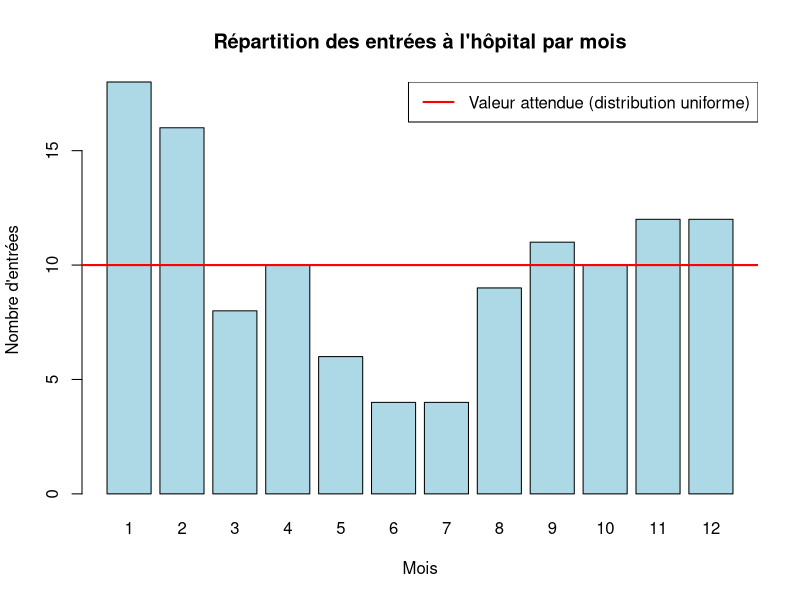

Generate this figure with R:
# https://github.com/BreizhHardware/TD-R/tree/main/TP6

# Données du problème
mois <- 1:12
admissions <- c(18, 16, 8, 10, 6, 4, 4, 9, 11, 10, 12, 12)
n_total <- sum(admissions)

# Test d'ajustement du chi-deux
# H0: Distribution uniforme (entrées réparties au hasard)
# H1: Distribution non uniforme (certains mois plus propices)

# Valeurs attendues sous H0 (distribution uniforme)
attendues <- rep(n_total / 12, 12)  # 10 admissions par mois

# Niveau de risque
alpha <- 0.01

# Calcul du chi-deux
chi_2 <- sum((admissions - attendues)^2 / attendues)

# Degrés de liberté
df <- 12 - 1

# Valeur critique
val_critique <- qchisq(1 - alpha, df)

# p-value
p_value <- pchisq(chi_2, df, lower.tail = FALSE)

# Affichage des résultats
cat("Analyse de la répartition des entrées à l'hôpital par mois\n")
cat("--------------------------------------------------------\n")
cat(sprintf("Nombre total d'admissions: %d\n", n_total))
cat(sprintf("Statistique du chi-deux calculée: %.4f\n", chi_2))
cat(sprintf("Degrés de liberté: %d\n", df))
cat(sprintf("Valeur critique (α = %.2f): %.4f\n", alpha, val_critique))
cat(sprintf("p-value: %.4f\n", p_value))

# Conclusion
cat("\nConclusion:\n")
if (chi_2 > val_critique) {
  cat(sprintf("Comme χ² = %.4f > %.4f et p-value = %.4f < %.2f, nous rejetons H0.\n",
              chi_2, val_critique, p_value, alpha))
  cat("On peut affirmer, avec un risque de 1%, que les entrées ne se font pas au hasard dans l'année.\n")
} else {
  cat(sprintf("Comme χ² = %.4f < %.4f et p-value = %.4f > %.2f, nous ne pouvons pas rejeter H0.\n",
              chi_2, val_critique, p_value, alpha))
  cat("On ne peut pas affirmer, avec un risque de 1%, que certains mois sont plus propices à la maladie.\n")
}

# Vérification avec la fonction intégrée
chi_test <- chisq.test(admissions, p = rep(1/12, 12))
cat("\nRésultat avec la fonction intégrée chisq.test():\n")
print(chi_test)

# Représentation graphique
barplot(admissions, names.arg = mois,
        col = "lightblue",
        main = "Répartition des entrées à l'hôpital par mois",
        xlab = "Mois",
        ylab = "Nombre d'entrées")

# Ajouter une ligne horizontale pour la valeur attendue
abline(h = n_total / 12, col = "red", lwd = 2)
legend("topright", legend = "Valeur attendue (distribution uniforme)",
       col = "red", lwd = 2)

# Afficher les contributions au chi-deux par mois
cat("\nComparaison des effectifs observés et attendus par mois:\n")
cat("Mois | Observés | Attendus | Ecart (%)\n")
cat("---------------------------------\n")
for(i in 1:12) {
  ecart <- sqrt(((admissions[i] - attendues[i])^2 / attendues[i]) * 100)
  cat(sprintf("%4d | %8d | %8.1f | %8.4f\n", i, admissions[i], attendues[i], ecart))
}

# Vérification avec un test de Kolmogorov-Smirnov
cat("\nTest de Kolmogorov-Smirnov\n")
cat("-------------------------\n")
cat("H0: Les distributions observée et attendue sont identiques.\n")

# Convertir en distribution cumulative pour KS test
prob_theorique <- rep(1/12, 12)
ks_test <- ks.test(admissions/sum(admissions), prob_theorique)
print(ks_test)

# Comparaison avec le test du chi-deux dans un tableau
cat("\nComparaison des p values\n")
cat("-------------------\n")
cat("KS test  Chi-deux test\n")
cat(sprintf("%.3f    %.3f\n",
            ks_test$p.value, chi_test$p.value))
